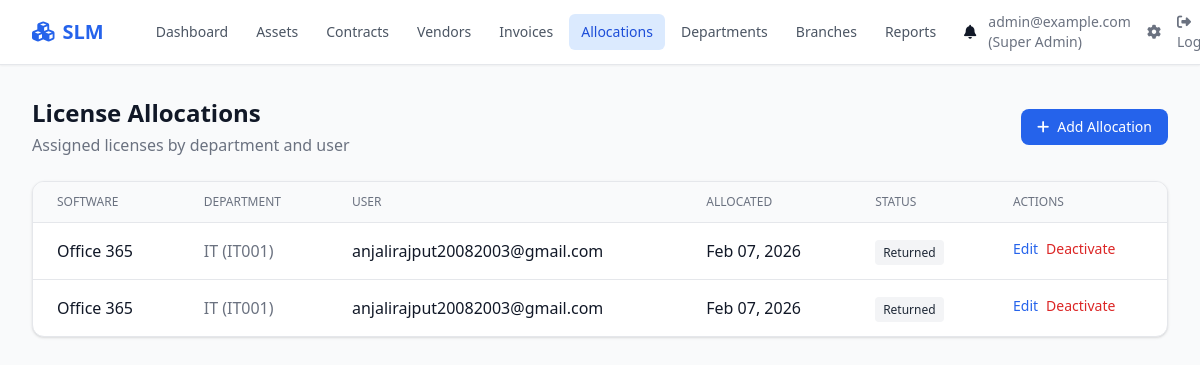
Screenshot of /allocations/ (signed in) with the database file from the repository.
### slm/models/user.py (models this page shows, shortened)
class User(AbstractUser):
    username = None
    email = models.EmailField("email address", unique=True)
    role = models.CharField(max_length=30, choices=ROLE_CHOICES, default="it_staff")
    department = models.ForeignKey(
        Department, on_delete=models.SET_NULL, null=True, blank=True, related_name="users"
    )
    branch = models.ForeignKey(
        Branch, on_delete=models.SET_NULL, null=True, blank=True, related_name="users"
    )
    phone = models.CharField(max_length=30, blank=True)
    is_verified = models.BooleanField(default=False)
    created_at = models.DateTimeField(auto_now_add=True)
    updated_at = models.DateTimeField(auto_now=True)
    USERNAME_FIELD = "email"
    REQUIRED_FIELDS = ["first_name", "last_name"]
    objects = UserManager()
    class Meta:
        ordering = ["email"]
    @property
    def can_edit_finance(self):
        return self.role in ("super_admin", "finance_manager", "accounts_officer")
    @property
    def can_edit_assets(self):
        return self.role in ("super_admin", "it_manager", "it_staff")

class Department(models.Model):
    name = models.CharField(max_length=200)
    code = models.CharField(max_length=20, unique=True)
    branch = models.ForeignKey(Branch, on_delete=models.CASCADE, null=True, blank=True, related_name="departments")
    is_active = models.BooleanField(default=True)
    created_at = models.DateTimeField(auto_now_add=True)
    updated_at = models.DateTimeField(auto_now=True)
    class Meta:
        ordering = ["name"]

### slm/models/software.py (models this page shows, shortened)
class Allocation(models.Model):
    software_asset = models.ForeignKey(
        SoftwareAsset, on_delete=models.CASCADE, related_name="allocations"
    )
    department = models.ForeignKey(
        Department, on_delete=models.CASCADE, related_name="allocations"
    )
    user = models.ForeignKey(
        settings.AUTH_USER_MODEL, on_delete=models.CASCADE, related_name="allocations", null=True, blank=True
    )
    allocated_on = models.DateTimeField(default=timezone.now)
    returned_on = models.DateTimeField(null=True, blank=True)
    active_flag = models.BooleanField(default=True, db_index=True)
    notes = models.CharField(max_length=500, blank=True)
    created_at = models.DateTimeField(auto_now_add=True)
    updated_at = models.DateTimeField(auto_now=True)
    class Meta:
        ordering = ["-allocated_on"]

class SoftwareAsset(models.Model):
    LICENSE_TYPES = [
        ("perpetual", "Perpetual"),
        ("subscription", "Subscription"),
        ("concurrent", "Concurrent"),
        ("device", "Per Device"),
        ("user", "Per User"),
    ]
    name = models.CharField(max_length=300)
    category = models.CharField(max_length=100, blank=True, db_index=True)
    version = models.CharField(max_length=100, blank=True)
    license_type = models.CharField(max_length=30, choices=LICENSE_TYPES, default="subscription")
    total_licenses = models.PositiveIntegerField(default=0)
    description = models.TextField(blank=True)
    tags = models.CharField(max_length=500, blank=True, help_text="Comma-separated tags")
    is_deleted = models.BooleanField(default=False, db_index=True)  # Soft delete
    created_at = models.DateTimeField(auto_now_add=True)
    updated_at = models.DateTimeField(auto_now=True)
    created_by = models.ForeignKey(
        settings.AUTH_USER_MODEL, on_delete=models.SET_NULL, null=True, related_name="created_assets"
    )
    class Meta:
        ordering = ["name"]
        verbose_name_plural = "Software assets"

### slm/views.py (the view)
# urls.py: path("allocations/", views.AllocationListView.as_view(), name="allocation_list"),
class AllocationListView(LoginRequiredMixin, ListView):
    model = Allocation
    template_name = "slm/allocation_list.html"
    context_object_name = "allocations"
    paginate_by = 20
    def get_queryset(self):
        return Allocation.objects.select_related("software_asset", "department", "user").order_by("-allocated_on")

### templates/slm/allocation_list.html (shortened to what this page needs)
{% extends "base.html" %}
{% load humanize %}
{% block content %}
<div class="flex flex-col sm:flex-row justify-between items-start sm:items-center gap-4 mb-6">
    <div>
        <h1 class="text-2xl font-bold text-gray-900 dark:text-white">License Allocations</h1>
        <p class="text-gray-500 dark:text-gray-400 mt-1">Assigned licenses by department and user</p>
    </div>
    {% if can_edit %}<a href="{% url 'slm:allocation_add' %}" class="inline-flex items-center px-4 py-2 bg-primary-600 text-white rounded-lg hover:bg-primary-700 font-medium text-sm"><i class="fas fa-plus mr-2"></i>Add Allocation</a>{% endif %}
</div>
<div class="bg-white dark:bg-gray-800 rounded-xl shadow border border-gray-200 dark:border-gray-700 overflow-hidden">
    <div class="overflow-x-auto">
        <table class="min-w-full divide-y divide-gray-200 dark:divide-gray-700">
            <thead class="bg-gray-50 dark:bg-gray-700/50">
                <tr>
                    <th class="px-6 py-3 text-left text-xs font-medium text-gray-500 dark:text-gray-400 uppercase">Software</th>
                    <th class="px-6 py-3 text-left text-xs font-medium text-gray-500 dark:text-gray-400 uppercase">Department</th>
                    <th class="px-6 py-3 text-left text-xs font-medium text-gray-500 dark:text-gray-400 uppercase">User</th>
                    <th class="px-6 py-3 text-left text-xs font-medium text-gray-500 dark:text-gray-400 uppercase">Allocated</th>
                    <th class="px-6 py-3 text-left text-xs font-medium text-gray-500 dark:text-gray-400 uppercase">Status</th>
                    <th class="px-6 py-3 text-left text-xs font-medium text-gray-500 dark:text-gray-400 uppercase">Actions</th>
                </tr>
            </thead>
            <tbody class="divide-y divide-gray-200 dark:divide-gray-700">
                {% for a in allocations %}
                <tr class="table-row-hover">
                    <td class="px-6 py-4 font-medium">{{ a.software_asset.name }}</td>
                    <td class="px-6 py-4 text-gray-500 dark:text-gray-400">{{ a.department.name }} ({{ a.department.code }})</td>
                    <td class="px-6 py-4">{{ a.user.email|default:"—" }}</td>
                    <td class="px-6 py-4">{{ a.allocated_on|date:"M d, Y" }}</td>
                    <td class="px-6 py-4"><span class="px-2 py-1 rounded text-xs font-medium {% if a.active_flag %}bg-green-100 dark:bg-green-900/30 text-green-800 dark:text-green-200{% else %}bg-gray-100 dark:bg-gray-700 text-gray-800 dark:text-gray-200{% endif %}">{% if a.active_flag %}Active{% else %}Returned{% endif %}</span></td>
                    <td class="px-6 py-4 flex gap-2">
                        {% if can_edit %}<a href="{% url 'slm:allocation_edit' a.pk %}" class="text-primary-600 dark:text-primary-400 text-sm">Edit</a>{% endif %}
                        {% if can_edit %}<a href="{% url 'slm:allocation_delete' a.pk %}" class="text-red-600 dark:text-red-400 text-sm hover:underline" onclick="return confirm('Are you sure you want to deactivate this allocation?')">Deactivate</a>{% endif %}
                    </td>
                </tr>
                {% empty %}
                <tr><td colspan="6" class="px-6 py-8 text-center text-gray-500 dark:text-gray-400">No allocations found.</td></tr>
                {% endfor %}
            </tbody>
        </table>
    </div>
</div>
{% endblock %}

### templates/base.html (shortened to what this page needs)
<!DOCTYPE html>
<html lang="en" class="{% if dark_mode %}dark{% endif %}">
<head>
    <script src="https://cdn.tailwindcss.com"></script>
    <link rel="stylesheet" href="https://cdnjs.cloudflare.com/ajax/libs/font-awesome/6.4.0/css/all.min.css">
</head>
<body class="bg-gray-50 dark:bg-gray-900 text-gray-900 dark:text-gray-100 min-h-screen">
    <nav class="bg-white dark:bg-gray-800 border-b border-gray-200 dark:border-gray-700 shadow-sm">
        <div class="max-w-7xl mx-auto px-4 sm:px-6 lg:px-8">
            <div class="flex justify-between h-16">
                <div class="flex items-center">
                    <a href="{% url 'slm:dashboard' %}" class="flex items-center gap-2 text-xl font-semibold text-primary-600 dark:text-primary-400">
                        <i class="fas fa-cubes"></i>
                        <span>SLM</span>
                    </a>
                    <div class="hidden md:flex ml-10 gap-1">
                        <a href="{% url 'slm:dashboard' %}" class="px-3 py-2 rounded-md text-sm font-medium {% if request.resolver_match.url_name == 'dashboard' %}bg-primary-100 dark:bg-primary-900/30 text-primary-700 dark:text-primary-300{% else %}text-gray-600 dark:text-gray-300 hover:bg-gray-100 dark:hover:bg-gray-700{% endif %}">Dashboard</a>
                        <a href="{% url 'slm:asset_list' %}" class="px-3 py-2 rounded-md text-sm font-medium {% if 'asset' in request.resolver_match.url_name %}bg-primary-100 dark:bg-primary-900/30 text-primary-700 dark:text-primary-300{% else %}text-gray-600 dark:text-gray-300 hover:bg-gray-100 dark:hover:bg-gray-700{% endif %}">Assets</a>
                        <a href="{% url 'slm:contract_list' %}" class="px-3 py-2 rounded-md text-sm font-medium {% if 'contract' in request.resolver_match.url_name %}bg-primary-100 dark:bg-primary-900/30 text-primary-700 dark:text-primary-300{% else %}text-gray-600 dark:text-gray-300 hover:bg-gray-100 dark:hover:bg-gray-700{% endif %}">Contracts</a>
                        <a href="{% url 'slm:vendor_list' %}" class="px-3 py-2 rounded-md text-sm font-medium {% if 'vendor' in request.resolver_match.url_name %}bg-primary-100 dark:bg-primary-900/30 text-primary-700 dark:text-primary-300{% else %}text-gray-600 dark:text-gray-300 hover:bg-gray-100 dark:hover:bg-gray-700{% endif %}">Vendors</a>
                        <a href="{% url 'slm:invoice_list' %}" class="px-3 py-2 rounded-md text-sm font-medium {% if 'invoice' in request.resolver_match.url_name %}bg-primary-100 dark:bg-primary-900/30 text-primary-700 dark:text-primary-300{% else %}text-gray-600 dark:text-gray-300 hover:bg-gray-100 dark:hover:bg-gray-700{% endif %}">Invoices</a>
                        <a href="{% url 'slm:allocation_list' %}" class="px-3 py-2 rounded-md text-sm font-medium {% if 'allocation' in request.resolver_match.url_name %}bg-primary-100 dark:bg-primary-900/30 text-primary-700 dark:text-primary-300{% else %}text-gray-600 dark:text-gray-300 hover:bg-gray-100 dark:hover:bg-gray-700{% endif %}">Allocations</a>
                        <a href="{% url 'slm:department_list' %}" class="px-3 py-2 rounded-md text-sm font-medium {% if 'department' in request.resolver_match.url_name %}bg-primary-100 dark:bg-primary-900/30 text-primary-700 dark:text-primary-300{% else %}text-gray-600 dark:text-gray-300 hover:bg-gray-100 dark:hover:bg-gray-700{% endif %}">Departments</a>
                        <a href="{% url 'slm:branch_list' %}" class="px-3 py-2 rounded-md text-sm font-medium {% if 'branch' in request.resolver_match.url_name %}bg-primary-100 dark:bg-primary-900/30 text-primary-700 dark:text-primary-300{% else %}text-gray-600 dark:text-gray-300 hover:bg-gray-100 dark:hover:bg-gray-700{% endif %}">Branches</a>
                        <a href="{% url 'slm:reports' %}" class="px-3 py-2 rounded-md text-sm font-medium {% if 'reports' in request.resolver_match.url_name %}bg-primary-100 dark:bg-primary-900/30 text-primary-700 dark:text-primary-300{% else %}text-gray-600 dark:text-gray-300 hover:bg-gray-100 dark:hover:bg-gray-700{% endif %}">Reports</a>
                        <a href="{% url 'slm:notification_list' %}" class="px-3 py-2 rounded-md text-sm font-medium relative">
                            <i class="fas fa-bell"></i>
                        </a>
                    </div>
                </div>
                <div class="flex items-center gap-4">
                    {% if user.is_authenticated %}
                    <span class="text-sm text-gray-500 dark:text-gray-400">{{ user.email }} ({{ user.get_role_display }})</span>
                    <a href="{% url 'admin:index' %}" class="text-sm text-gray-500 hover:text-primary-600"><i class="fas fa-cog"></i></a>
                    <a href="{% url 'logout' %}" class="text-sm text-gray-500 hover:text-red-600"><i class="fas fa-sign-out-alt"></i> Logout</a>
                    {% else %}
                    <a href="{% url 'login' %}" class="text-sm text-primary-600 dark:text-primary-400 font-medium">Sign in</a>
                    {% endif %}
                </div>
            </div>
        </div>
    </nav>
    <main class="max-w-7xl mx-auto px-4 sm:px-6 lg:px-8 py-8">
        {% block content %}{% endblock %}
    </main>
</body>
</html>

### rows the page displays
User: email "admin@example.com", role "Super Admin"
Allocation: software_asset.name "Office 365", department.name "IT", department.code "IT001", user.email "anjalirajput20082003@gmail.com", allocated_on "Feb 07, 2026", active_flag "Returned"
Allocation: software_asset.name "Office 365", department.name "IT", department.code "IT001", user.email "anjalirajput20082003@gmail.com", allocated_on "Feb 07, 2026", active_flag "Returned"
